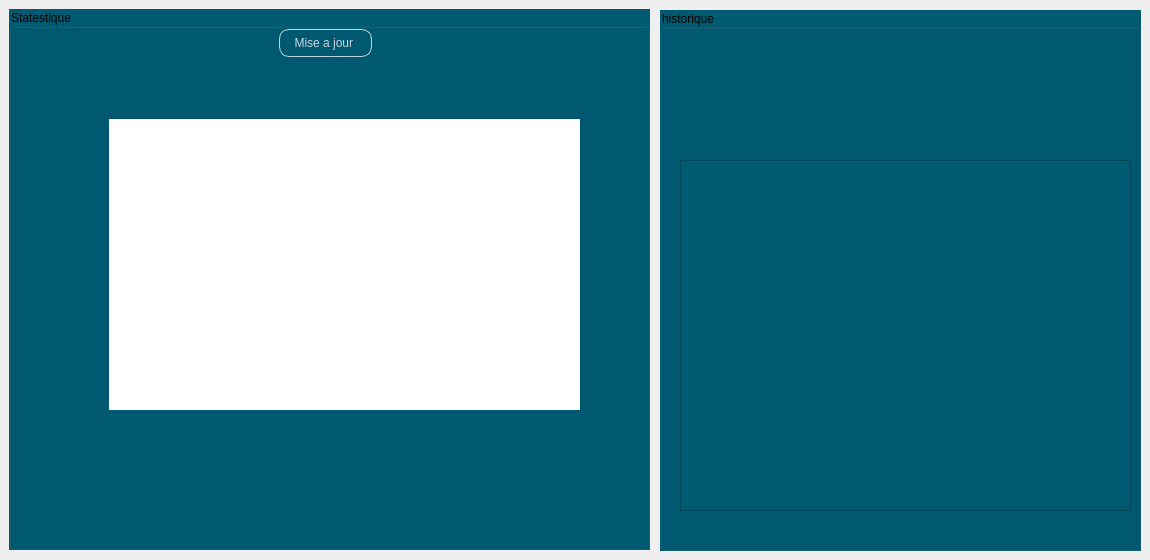
         <widget class="QWidget" name="page_2">
          <widget class="QGroupBox" name="groupBox_3">
           <property name="geometry">
            <rect>
             <x>9</x>
             <y>9</y>
             <width>641</width>
             <height>541</height>
            </rect>
           </property>
           <property name="styleSheet">
            <string notr="true">background-color: rgb(0, 90, 113);</string>
           </property>
           <property name="title">
            <string>Statestique</string>
           </property>
           <widget class="QPushButton" name="Stat_miseAjour">
            <property name="geometry">
             <rect>
              <x>270</x>
              <y>20</y>
              <width>93</width>
              <height>28</height>
             </rect>
            </property>
            <property name="styleSheet">
             <string notr="true">QPushButton {
    border-radius: 10px;
    border: 1px solid #C7D5E0;
    background: transparent;
    color: rgb(199, 213, 224);
}

</string>
            </property>
            <property name="text">
             <string>Mise a jour </string>
            </property>
           </widget>
           <widget class="QLabel" name="stat_label">
            <property name="geometry">
             <rect>
              <x>100</x>
              <y>110</y>
              <width>471</width>
              <height>291</height>
             </rect>
            </property>
            <property name="styleSheet">
             <string notr="true">background-color: rgb(255, 255, 255);</string>
            </property>
            <property name="text">
             <string/>
            </property>
           </widget>
          </widget>
          <widget class="QGroupBox" name="groupBox_4">
           <property name="geometry">
            <rect>
             <x>660</x>
             <y>10</y>
             <width>481</width>
             <height>541</height>
            </rect>
           </property>
           <property name="styleSheet">
            <string notr="true">background-color: rgb(0, 90, 113);</string>
           </property>
           <property name="title">
            <string>historique</string>
           </property>
           <widget class="QTableView" name="historique_view">
            <property name="geometry">
             <rect>
              <x>20</x>
              <y>150</y>
              <width>451</width>
              <height>351</height>
             </rect>
            </property>
           </widget>
          </widget>
         </widget>
